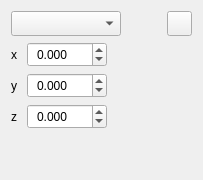
     <widget class="QWidget" name="tab">
      <attribute name="icon">
       <iconset resource="../CADWindow.qrc">
        <normaloff>:/cad_wind/figure/cad_wind/parameters.png</normaloff>:/cad_wind/figure/cad_wind/parameters.png</iconset>
      </attribute>
      <attribute name="title">
       <string extracomment="Properties"/>
      </attribute>
      <attribute name="toolTip">
       <string>Properties</string>
      </attribute>
      <layout class="QVBoxLayout" name="verticalLayout">
       <item>
        <layout class="QHBoxLayout" name="horizontalLayout_2">
         <item>
          <widget class="QComboBox" name="comboBox_2">
           <property name="enabled">
            <bool>true</bool>
           </property>
           <property name="minimumSize">
            <size>
             <width>110</width>
             <height>25</height>
            </size>
           </property>
           <property name="maximumSize">
            <size>
             <width>110</width>
             <height>25</height>
            </size>
           </property>
           <property name="font">
            <font>
             <pointsize>9</pointsize>
            </font>
           </property>
           <property name="styleSheet">
            <string notr="true">padding-left:5px;</string>
           </property>
          </widget>
         </item>
         <item>
          <spacer name="horizontalSpacer_3">
           <property name="orientation">
            <enum>Qt::Horizontal</enum>
           </property>
           <property name="sizeHint" stdset="0">
            <size>
             <width>40</width>
             <height>20</height>
            </size>
           </property>
          </spacer>
         </item>
         <item>
          <widget class="QPushButton" name="pushButton_33">
           <property name="minimumSize">
            <size>
             <width>25</width>
             <height>25</height>
            </size>
           </property>
           <property name="maximumSize">
            <size>
             <width>25</width>
             <height>25</height>
            </size>
           </property>
           <property name="font">
            <font>
             <pointsize>8</pointsize>
            </font>
           </property>
           <property name="styleSheet">
            <string notr="true">QPushButton::hover{
    background-color: transparent;
    border: 2px solid #6A8480;
    border-radius: 2px;
    padding: 2px;
}</string>
           </property>
           <property name="text">
            <string/>
           </property>
           <property name="icon">
            <iconset resource="../CADWindow.qrc">
             <normaloff>:/cad_wind/figure/cad_wind/ok.png</normaloff>:/cad_wind/figure/cad_wind/ok.png</iconset>
           </property>
           <property name="autoDefault">
            <bool>true</bool>
           </property>
           <property name="flat">
            <bool>false</bool>
           </property>
          </widget>
         </item>
        </layout>
       </item>
       <item>
        <layout class="QGridLayout" name="gridLayout_4">
         <property name="sizeConstraint">
          <enum>QLayout::SetDefaultConstraint</enum>
         </property>
         <item row="2" column="1">
          <widget class="QDoubleSpinBox" name="doubleSpinBox_6">
           <property name="enabled">
            <bool>true</bool>
           </property>
           <property name="minimumSize">
            <size>
             <width>80</width>
             <height>25</height>
            </size>
           </property>
           <property name="maximumSize">
            <size>
             <width>80</width>
             <height>25</height>
            </size>
           </property>
           <property name="font">
            <font>
             <pointsize>9</pointsize>
            </font>
           </property>
           <property name="styleSheet">
            <string notr="true">padding-left:5px;</string>
           </property>
           <property name="decimals">
            <number>3</number>
           </property>
           <property name="minimum">
            <double>-99.989999999999995</double>
           </property>
          </widget>
         </item>
         <item row="1" column="1">
          <widget class="QDoubleSpinBox" name="doubleSpinBox_5">
           <property name="enabled">
            <bool>true</bool>
           </property>
           <property name="minimumSize">
            <size>
             <width>80</width>
             <height>25</height>
            </size>
           </property>
           <property name="maximumSize">
            <size>
             <width>80</width>
             <height>25</height>
            </size>
           </property>
           <property name="font">
            <font>
             <pointsize>9</pointsize>
            </font>
           </property>
           <property name="styleSheet">
            <string notr="true">padding-left:5px;</string>
           </property>
           <property name="decimals">
            <number>3</number>
           </property>
           <property name="minimum">
            <double>-99.989999999999995</double>
           </property>
          </widget>
         </item>
         <item row="2" column="0">
          <widget class="QLabel" name="label_3">
           <property name="enabled">
            <bool>true</bool>
           </property>
           <property name="maximumSize">
            <size>
             <width>20</width>
             <height>25</height>
            </size>
           </property>
           <property name="font">
            <font>
             <pointsize>9</pointsize>
            </font>
           </property>
           <property name="text">
            <string>z</string>
           </property>
          </widget>
         </item>
         <item row="1" column="0">
          <widget class="QLabel" name="label_2">
           <property name="enabled">
            <bool>true</bool>
           </property>
           <property name="maximumSize">
            <size>
             <width>20</width>
             <height>25</height>
            </size>
           </property>
           <property name="font">
            <font>
             <pointsize>9</pointsize>
            </font>
           </property>
           <property name="text">
            <string>y</string>
           </property>
          </widget>
         </item>
         <item row="0" column="0">
          <widget class="QLabel" name="label">
           <property name="enabled">
            <bool>true</bool>
           </property>
           <property name="minimumSize">
            <size>
             <width>10</width>
             <height>25</height>
            </size>
           </property>
           <property name="maximumSize">
            <size>
             <width>10</width>
             <height>25</height>
            </size>
           </property>
           <property name="font">
            <font>
             <pointsize>9</pointsize>
            </font>
           </property>
           <property name="text">
            <string>x</string>
           </property>
           <property name="indent">
            <number>0</number>
           </property>
          </widget>
         </item>
         <item row="0" column="1">
          <widget class="QDoubleSpinBox" name="doubleSpinBox_4">
           <property name="enabled">
            <bool>true</bool>
           </property>
           <property name="minimumSize">
            <size>
             <width>80</width>
             <height>25</height>
            </size>
           </property>
           <property name="maximumSize">
            <size>
             <width>80</width>
             <height>25</height>
            </size>
           </property>
           <property name="font">
            <font>
             <pointsize>9</pointsize>
            </font>
           </property>
           <property name="styleSheet">
            <string notr="true">padding-left:5px;</string>
           </property>
           <property name="decimals">
            <number>3</number>
           </property>
           <property name="minimum">
            <double>-99.989999999999995</double>
           </property>
          </widget>
         </item>
         <item row="0" column="2">
          <spacer name="horizontalSpacer_4">
           <property name="orientation">
            <enum>Qt::Horizontal</enum>
           </property>
           <property name="sizeHint" stdset="0">
            <size>
             <width>40</width>
             <height>20</height>
            </size>
           </property>
          </spacer>
         </item>
         <item row="1" column="2">
          <spacer name="horizontalSpacer_5">
           <property name="orientation">
            <enum>Qt::Horizontal</enum>
           </property>
           <property name="sizeHint" stdset="0">
            <size>
             <width>40</width>
             <height>20</height>
            </size>
           </property>
          </spacer>
         </item>
         <item row="2" column="2">
          <spacer name="horizontalSpacer_6">
           <property name="orientation">
            <enum>Qt::Horizontal</enum>
           </property>
           <property name="sizeHint" stdset="0">
            <size>
             <width>40</width>
             <height>20</height>
            </size>
           </property>
          </spacer>
         </item>
        </layout>
       </item>
       <item>
        <spacer name="verticalSpacer">
         <property name="orientation">
          <enum>Qt::Vertical</enum>
         </property>
         <property name="sizeHint" stdset="0">
          <size>
           <width>20</width>
           <height>40</height>
          </size>
         </property>
        </spacer>
       </item>
      </layout>
     </widget>
